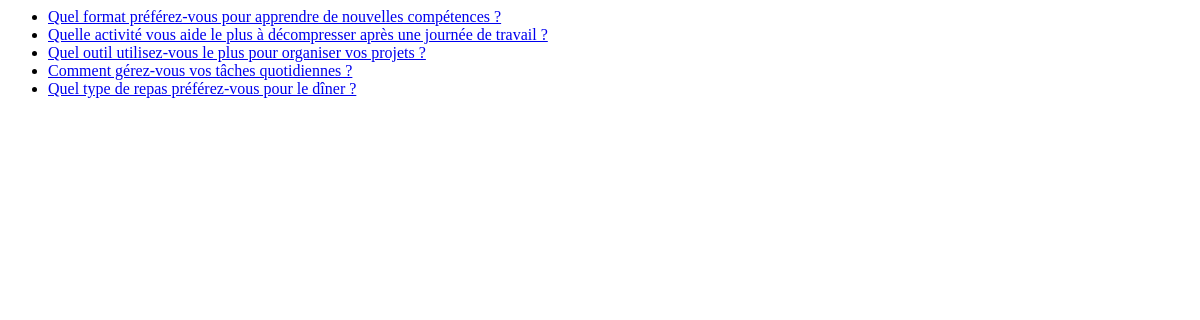
The page /polls/all/ on the database as committed earlier.
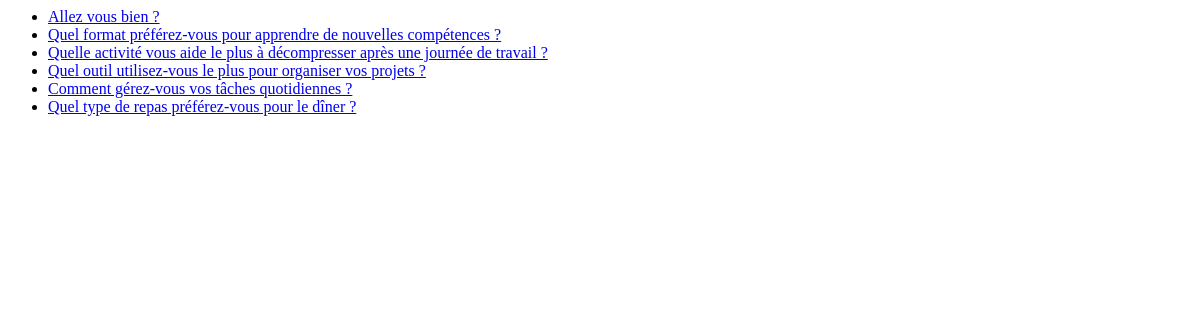
The same page on the database as committed later.
### polls/models.py (models this page shows, shortened)
class Question(models.Model):
    question_text = models.CharField(max_length=200)
    pub_date = models.DateTimeField("date published")

### polls/views.py (the view)
# urls.py: path("all/", views.all_polls, name="all"),
def all_polls(request: HttpRequest) -> HttpResponse:
    latest_question_list = Question.objects.order_by("-pub_date")
    template = loader.get_template("polls/all.html")
    context = {"latest_question_list": latest_question_list}
    return HttpResponse(template.render(context, request))

### polls/templates/polls/all.html
{% if latest_question_list %}
<ul>
  {% for question in latest_question_list %}
  <li><a href="/polls/{{ question.id }}/">{{ question.question_text }}</a></li>
  {% endfor %}
</ul>
{% else %}
<p>No polls are available.</p>
{% endif %}

Rows that differ between the two databases and show on the page:
added Question: question_text "Allez vous bien ?"
